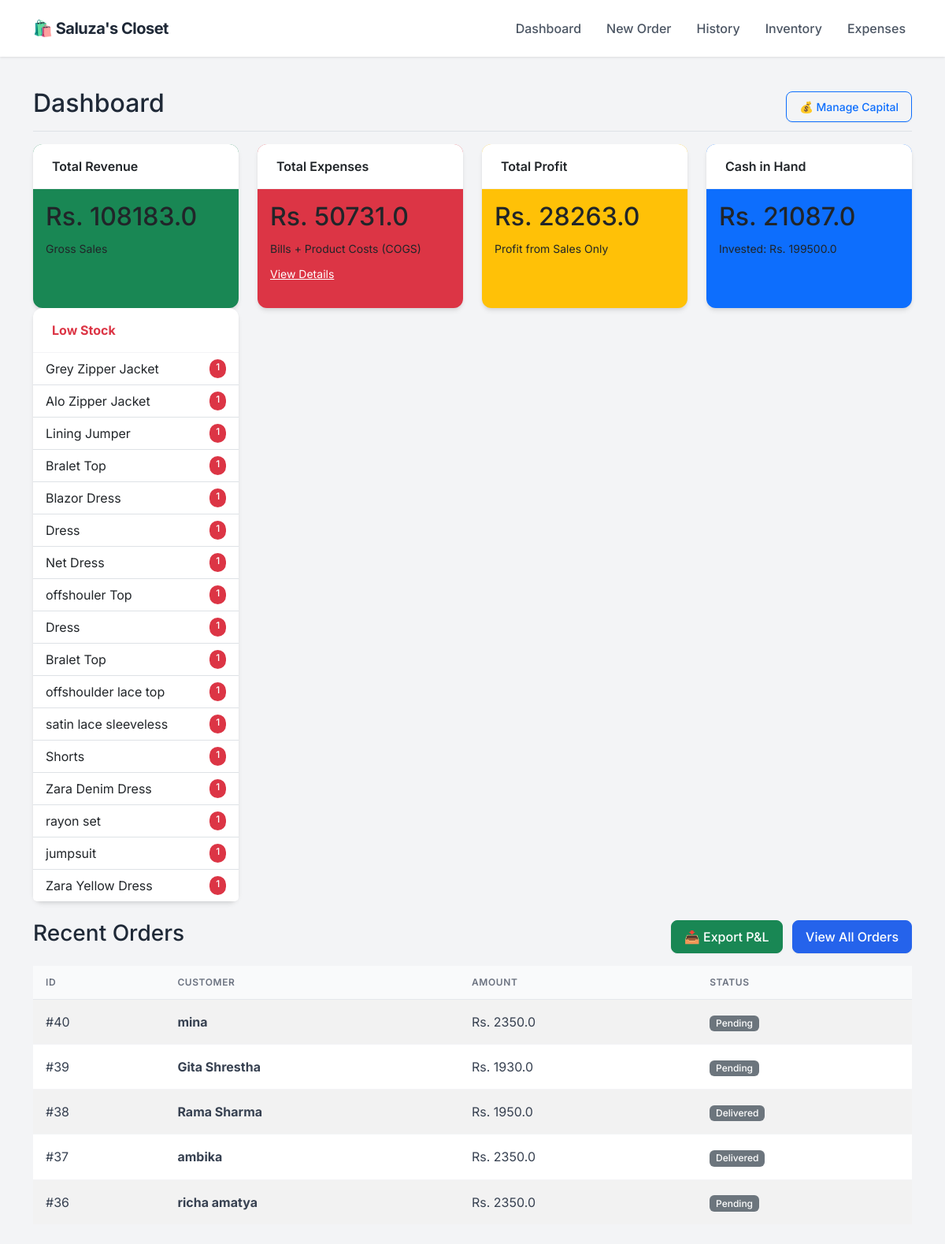
Before: / with the older database file.
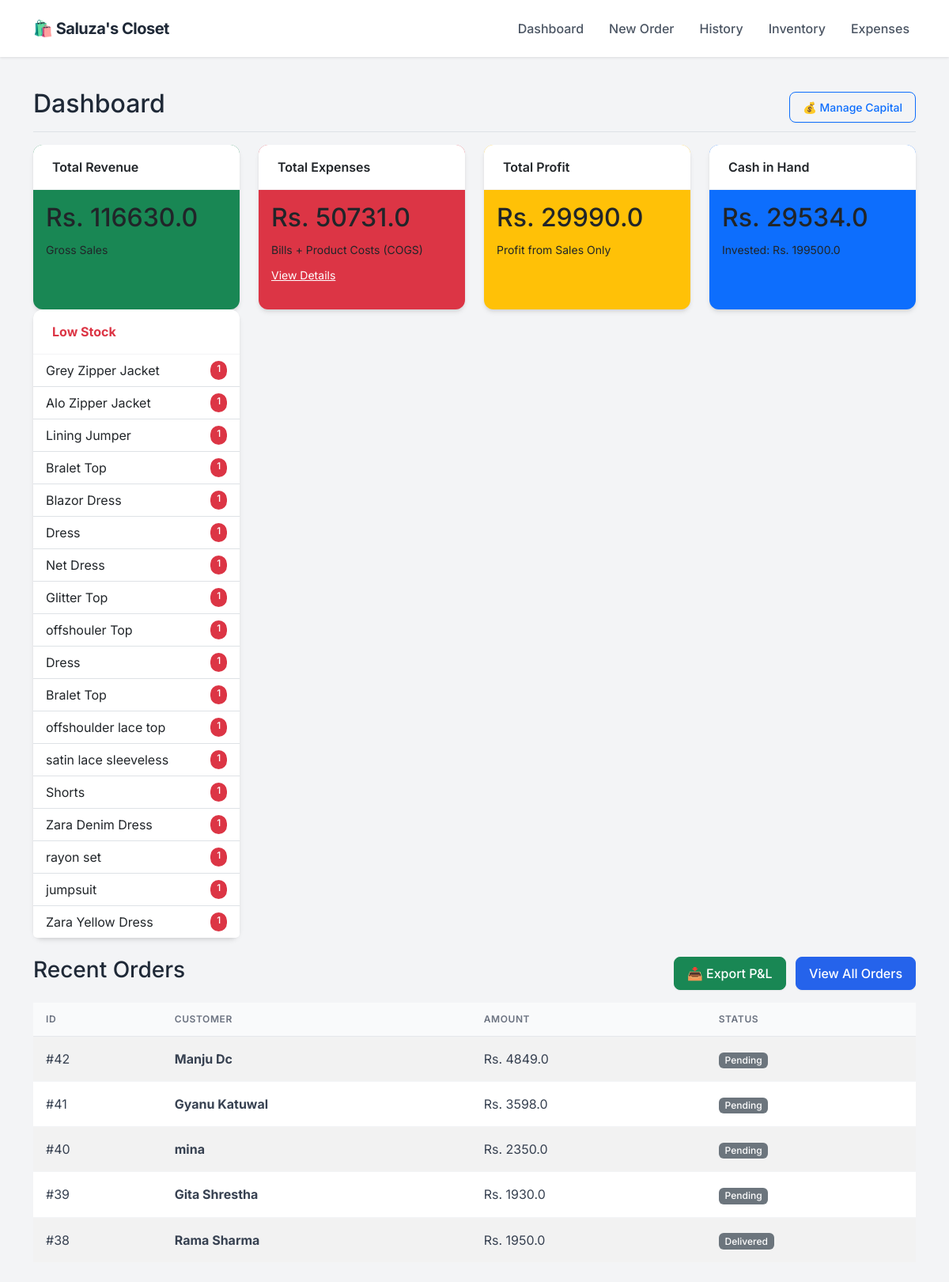
After: the same page with the newer database file.
### app.py (models this page shows)
class Product(db.Model):
    id = db.Column(db.Integer, primary_key=True)
    sku = db.Column(db.String(50), unique=True, nullable=True)
    name = db.Column(db.String(100), nullable=False)
    size = db.Column(db.String(10), nullable=False)
    cost_price = db.Column(db.Float, default=0.0)
    price = db.Column(db.Float, nullable=False)
    stock = db.Column(db.Integer, default=0)
    image = db.Column(db.String(100), nullable=True)

class Order(db.Model):
    id = db.Column(db.Integer, primary_key=True)
    customer_name = db.Column(db.String(100), nullable=False)
    phone = db.Column(db.String(20), nullable=False)
    address = db.Column(db.String(200), nullable=True)
    date = db.Column(db.DateTime, default=datetime.utcnow)
    total_amount = db.Column(db.Float, default=0.0)
    profit = db.Column(db.Float, default=0.0)
    status = db.Column(db.String(20), default='Pending')
    items = db.relationship('OrderItem', backref='order', lazy=True)

### app.py (the view)
@app.route('/')
def dashboard():
    total_investment = db.session.query(db.func.sum(Investment.amount)).scalar() or 0
    total_sales = db.session.query(db.func.sum(Order.total_amount)).scalar() or 0
    manual_expenses = db.session.query(db.func.sum(Expense.amount)).scalar() or 0
    current_inventory_cost = 0
    products = Product.query.all()
    for p in products:
        current_inventory_cost += (p.stock * p.cost_price)
    gross_profit = db.session.query(db.func.sum(Order.profit)).scalar() or 0
    cost_of_sold_goods = total_sales - gross_profit
    total_product_spend = current_inventory_cost + cost_of_sold_goods
    cash_in_hand = (total_investment + total_sales) - (total_product_spend + manual_expenses)
    net_profit = gross_profit # As you requested previously (Sales Profit only)
    recent_orders = Order.query.order_by(Order.date.desc()).limit(5).all()
    low_stock = Product.query.filter(Product.stock < 2, Product.stock > 0).all()
    out_of_stock = Product.query.filter(Product.stock == 0).all()
    investments = Investment.query.order_by(Investment.date.desc()).all()
    return render_template('dashboard.html',
                           sales=total_sales,
                           gross_profit=gross_profit,
                           expenses=manual_expenses,
                           net_profit=net_profit,
                           cash_in_hand=cash_in_hand, # <--- NEW DATA
                           total_investment=total_investment, # <--- NEW DATA
                           orders=recent_orders,
                           investments=investments,
                           low_stock=low_stock,
                           out_of_stock=out_of_stock)

### templates/dashboard.html (shortened to what this page needs)
{% extends "layout.html" %}
{% block content %}
<div class="d-flex justify-content-between flex-wrap flex-md-nowrap align-items-center pt-3 pb-2 mb-3 border-bottom">
    <h1 class="h2">Dashboard</h1>
    <div class="btn-toolbar mb-2 mb-md-0">
        <button type="button" class="btn btn-sm btn-outline-primary" data-bs-toggle="modal" data-bs-target="#investmentHistoryModal">
    💰 Manage Capital
</button>
    </div>
</div>
<div class="row mb-4">
    <div class="col-md-3">
        <div class="card text-dark bg-success mb-3 h-100">
            <div class="card-header">Total Revenue</div>
            <div class="card-body">
                <h2 class="card-title">Rs. {{ sales }}</h2>
                <small>Gross Sales</small>
            </div>
        </div>
    </div>
    <div class="col-md-3">
        <div class="card text-dark bg-danger mb-3 h-100">
            <div class="card-header">Total Expenses</div>
            <div class="card-body">
                <h2 class="card-title">Rs. {{ expenses }}</h2>
                <small>Bills + Product Costs (COGS)</small> <div class="mt-2">
                    <a href="/expenses" class="text-white text-decoration-underline small">View Details</a>
                </div>
            </div>
        </div>
    </div>
    <div class="col-md-3">
        <div class="card text-dark bg-warning mb-3 h-100">
            <div class="card-header">Total Profit</div>
            <div class="card-body">
                <h2 class="card-title">Rs. {{ net_profit }}</h2>
                <small>Profit from Sales Only</small>
            </div>
        </div>
    </div>
    <div class="col-md-3">
        <div class="card text-dark bg-primary mb-3 h-100">
            <div class="card-header">Cash in Hand</div>
            <div class="card-body">
                <h2 class="card-title">Rs. {{ cash_in_hand }}</h2>
                <small>Invested: Rs. {{ total_investment }}</small>
            </div>
        </div>
    </div>
    <div class="col-md-3">
        <div class="card border-danger h-100">
            <div class="card-header bg-transparent text-danger fw-bold">Low Stock</div>
            <ul class="list-group list-group-flush list-group-sm">
                {% for item in low_stock %}
                <li class="list-group-item d-flex justify-content-between">
                    <span>{{ item.name }}</span>
                    <span class="badge bg-danger rounded-pill">{{ item.stock }}</span>
                </li>
                {% endfor %}
            </ul>
        </div>
    </div>
</div>
<div class="d-flex justify-content-between align-items-center mb-3">
    <h3>Recent Orders</h3>
    <div>
        <a href="/export_excel" class="btn btn-success me-2">📥 Export P&L</a>
        <a href="/orders" class="btn btn-primary">View All Orders</a>
    </div>
</div>
<table class="table table-striped bg-white align-middle">
    <thead>
        <tr>
            <th>ID</th>
            <th>Customer</th>
            <th>Amount</th>
            <th>Status</th>
        </tr>
    </thead>
    <tbody>
        {% for order in orders %}
        <tr>
            <td>#{{ order.id }}</td>
            <td><strong>{{ order.customer_name }}</strong></td>
            <td>Rs. {{ order.total_amount }}</td>
            <td><span class="badge bg-secondary">{{ order.status }}</span></td>
        </tr>
        {% endfor %}
    </tbody>
</table>
{% endblock %}

Changed rows visible on the page:
no longer on this page (row unchanged): Order: id "37", customer_name "ambika", total_amount "2350.0", status "Delivered"
no longer on this page (row unchanged): Order: id "36", customer_name "richa amatya", total_amount "2350.0", status "Pending"
now on this page (row edited): Product: name "Glitter Top", stock "1"
added Order: id "42", customer_name "Manju Dc", total_amount "4849.0", status "Pending"
added Order: id "41", customer_name "Gyanu Katuwal", total_amount "3598.0", status "Pending"
Other visible differences:
{{ sales }}: "108183.0" → "116630.0"
{{ net_profit }}: "28263.0" → "29990.0"
{{ cash_in_hand }}: "21087.0" → "29534.0"
